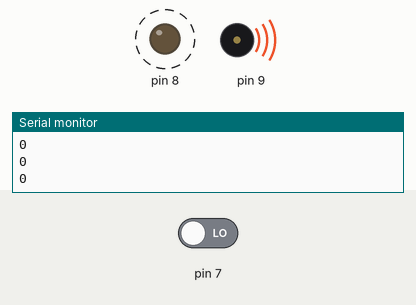
Bench run of a sketch on a simulated Arduino Uno, built with avr-gcc and run on an emulated ATmega328P. On the bench: output pins drawn as LEDs (lit = HIGH), buzzer (waves = sounding), the last lines printed to the serial monitor. Dashed ring = blinking. Inputs (shaded band) come from the test bench; at power-on: pin 7 LOW.

Above: at 1.8 s.
1.9 s: pin 7 driven HIGH
At 2.62 s:
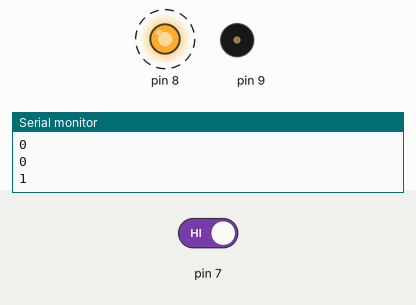
4.9 s: pin 7 driven LOW
At 10.8 s:
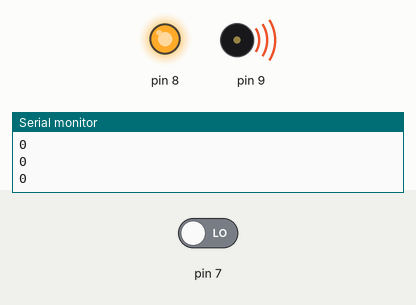
Timing chart, 0 to 13.5 s (numbered marks = the images above; inputs shaded):
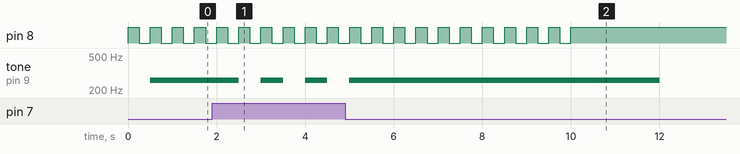

Measured:
- after the input at 1.9 s, tone on pin 9: alternates 261 Hz for 0.50 s and silent for 0.50 s, starting after 0.60 s
- by itself, pin 8: alternates HIGH for 0.25 s and LOW for 0.25 s, 21 changes in all, then stays HIGH

The sketch:

sketch_apr22a.ino
```cpp
int led = 0;
int state = 0;
void setup() {
    Serial.begin(9600);

    pinMode(8, OUTPUT);
    pinMode(7, INPUT);
    pinMode(9, OUTPUT);
}


void loop() {
int readValue = digitalRead(7);

if(readValue == HIGH) {
  state = 1 -state;
}
if(led <20){
  digitalWrite(8, HIGH);
  delay(250);
  digitalWrite(8, LOW);
  delay(250);
  tone(9 , 261, 2000);
  Serial.println(state);
  led++;

 if(state == 1 ) // 운전자 의식있음
    {
          digitalWrite(8, LOW);
          noTone(9);
    }

  else //운전자 의식없음 신고모드
  {
          digitalWrite(8, HIGH);
  }

}


}
```
